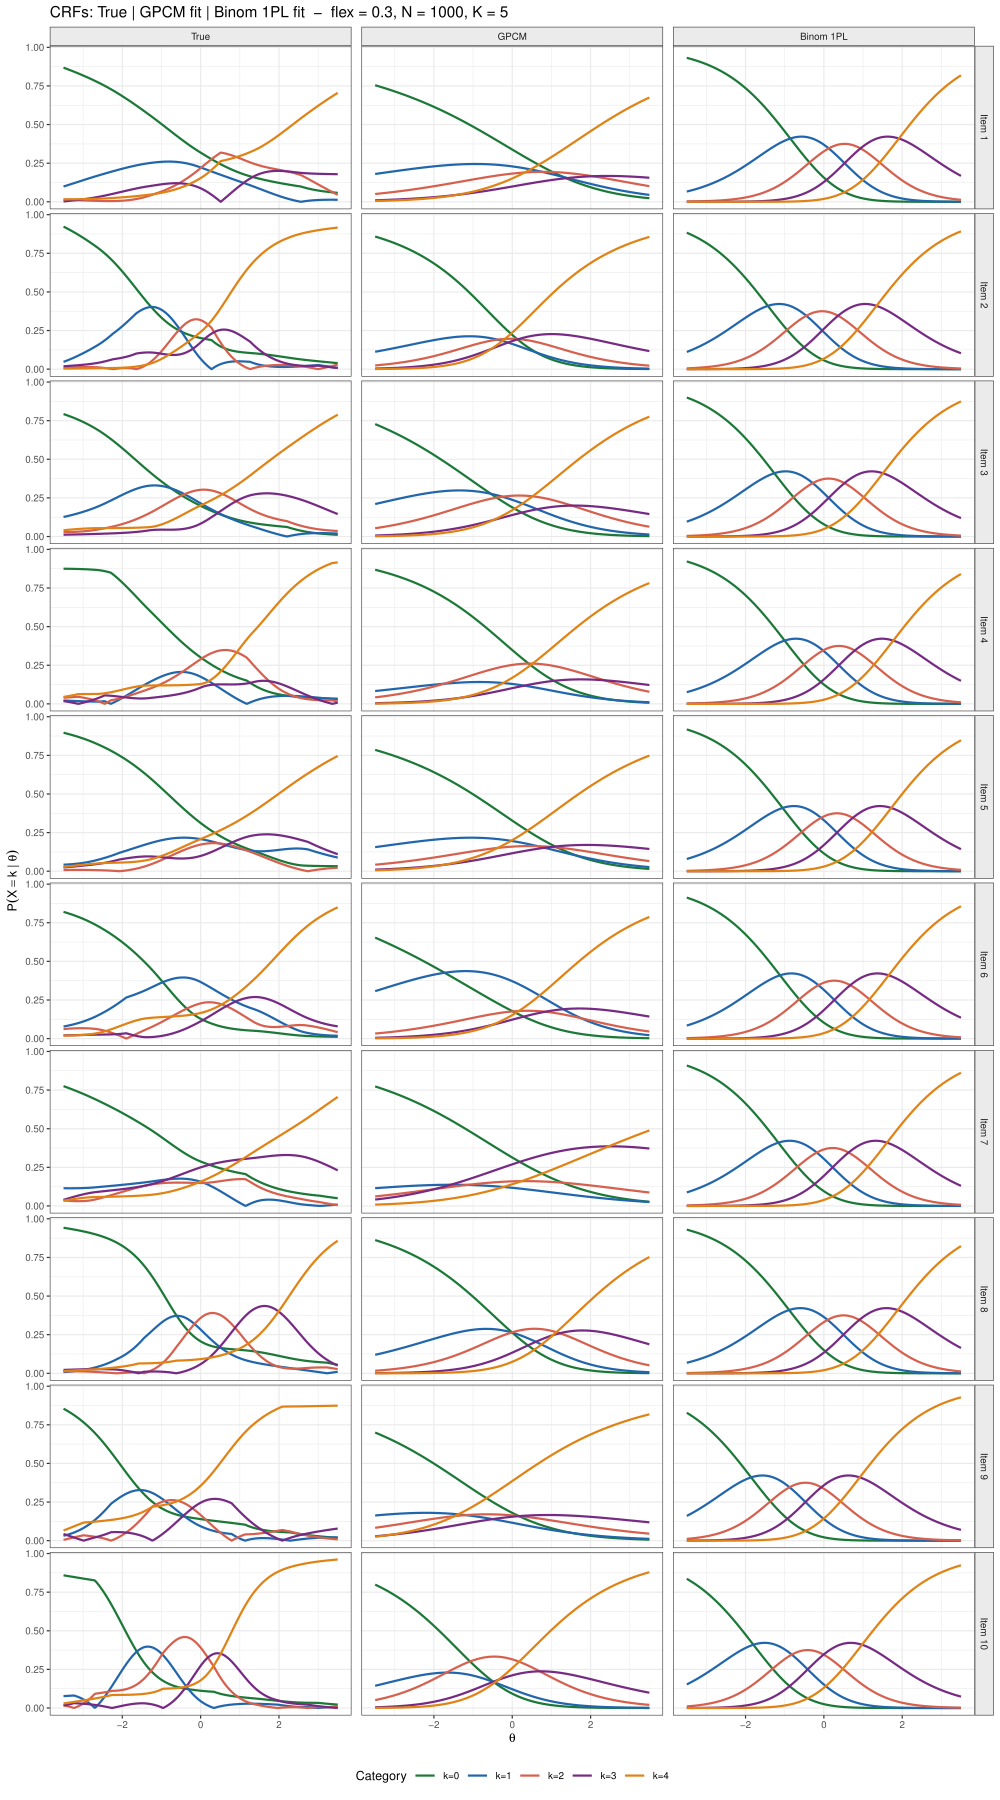

Reproduce this figure in R.
# src/diag_flex03_crfs.R
#
# Single-rep diagnostic at flex = 0.3.
# Generates NP DGP data, fits GPCM (mirt) and 1PL (GLM with EAP thetas),
# saves true + estimated params, and plots true vs estimated CRFs.
#
# Uses mirt for GPCM to match the actual analysis pipeline.
#
# Outputs:
#   src/diag_flex03_crfs.pdf   -- 10-item x 2-model CRF overlay
#   src/diag_flex03_data.rds   -- true params, fits, X_mat, thetas

suppressPackageStartupMessages({
  library(ggplot2)
  library(dplyr)
  library(tidyr)
  library(mirt)
})

# ── Parameters ────────────────────────────────────────────────────────────────
set.seed(42)
N_PERSONS       <- 1000L
N_ITEMS         <- 10L
K               <- 5L
FLEX            <- 0.3
LNORM_SDLOG     <- 0.5
THRESH_NOISE_SD <- 0.3
theta_g         <- seq(-3.5, 3.5, length.out = 301L)

# ── Model helpers ─────────────────────────────────────────────────────────────

gpcm_probs <- function(theta, a, b) {
  # b: length K-1 vector of thresholds
  K  <- length(b) + 1L
  ln <- matrix(0, nrow = length(theta), ncol = K)
  for (k in seq_len(K - 1L))
    ln[, k + 1L] <- ln[, k] + a * (theta - b[k])
  ln <- ln - apply(ln, 1, max)
  ex <- exp(ln); ex / rowSums(ex)
}

binom_probs <- function(theta, a, b, K) {
  p <- pmin(pmax(plogis(a * theta - b), 1e-10), 1 - 1e-10)
  outer(p, 0:(K - 1L), function(pp, k) dbinom(k, K - 1L, pp))
}

rand_mono_spline <- function(n_knots = 7L) {
  x_k <- seq(-4, 4, length.out = n_knots)
  y_k <- sort(runif(n_knots))
  splinefun(x_k, y_k, method = "monoH.FC")
}

np_probs <- function(theta, a_j, b_j, K, flex, splines_j) {
  n       <- K - 1L
  theta_c <- pmin(pmax(theta, -4), 4)
  gpcm_cat <- gpcm_probs(theta, a_j, b_j)
  gpcm_cum <- matrix(NA_real_, length(theta), n)
  for (k in seq_len(n))
    gpcm_cum[, k] <- 1 - rowSums(gpcm_cat[, seq_len(k), drop = FALSE])
  rand_cum <- matrix(NA_real_, length(theta), n)
  for (k in seq_len(n))
    rand_cum[, k] <- pmin(pmax(splines_j[[k]](theta_c), 0), 1)
  cum <- (1 - flex) * gpcm_cum + flex * rand_cum
  if (n > 1L) cum <- t(apply(cum, 1, sort, decreasing = TRUE))
  probs <- cbind(
    1 - cum[, 1],
    if (n > 1L) cum[, seq_len(n - 1L), drop = FALSE] -
                cum[, seq_len(n - 1L) + 1L, drop = FALSE],
    cum[, n]
  )
  pmax(probs, 1e-10)
}

# ── Generate data ──────────────────────────────────────────────────────────────
cat("Generating NP DGP data (flex =", FLEX, ")...\n")
theta_true <- rnorm(N_PERSONS)
shifts     <- runif(N_ITEMS, -1, 1)

true_params <- vector("list", N_ITEMS)
X_mat       <- matrix(NA_integer_, N_PERSONS, N_ITEMS)

for (j in seq_len(N_ITEMS)) {
  a_j       <- rlnorm(1L, meanlog = 0, sdlog = LNORM_SDLOG)
  b_j       <- seq(-1.5, 1.5, length.out = K - 1L) + shifts[j] +
               rnorm(K - 1L, 0, THRESH_NOISE_SD)
  splines_j <- lapply(seq_len(K - 1L), function(k) rand_mono_spline())

  probs_j <- np_probs(theta_true, a_j, b_j, K, FLEX, splines_j)
  probs_j <- probs_j / rowSums(probs_j)
  X_j     <- apply(probs_j, 1, function(p) sample.int(K, 1L, prob = p) - 1L)

  tries <- 0L
  while (length(unique(X_j)) < K && tries < 5L) {
    shifts[j]  <- runif(1, -1, 1)
    b_j        <- seq(-1.5, 1.5, length.out = K - 1L) + shifts[j] +
                  rnorm(K - 1L, 0, THRESH_NOISE_SD)
    splines_j  <- lapply(seq_len(K - 1L), function(k) rand_mono_spline())
    probs_j    <- np_probs(theta_true, a_j, b_j, K, FLEX, splines_j)
    probs_j    <- probs_j / rowSums(probs_j)
    X_j        <- apply(probs_j, 1, function(p) sample.int(K, 1L, prob = p) - 1L)
    tries      <- tries + 1L
  }

  true_params[[j]] <- list(a = a_j, b = b_j, splines = splines_j)
  X_mat[, j]       <- X_j
}

cat("Response distributions per item:\n")
for (j in 1:N_ITEMS)
  cat(sprintf("  Item %2d: %s\n", j,
              paste(table(factor(X_mat[,j], 0:(K-1))), collapse = "  ")))

cat("\nTrue discriminations (a_j):\n")
a_true <- sapply(true_params, `[[`, "a")
print(round(a_true, 3))

# ── Fit GPCM with mirt ────────────────────────────────────────────────────────
cat("\nFitting GPCM with mirt...\n")
X_df     <- as.data.frame(X_mat)
mod_gpcm <- mirt(X_df, 1, itemtype = "gpcm", verbose = FALSE)
theta_eap <- as.numeric(fscores(mod_gpcm, method = "EAP")[, 1])

# Extract per-item GPCM parameters (IRT parameterization)
gpcm_params <- lapply(seq_len(N_ITEMS), function(j) {
  p <- coef(mod_gpcm, IRTpars = TRUE)[[j]]
  list(a = as.numeric(p[1, "a"]),
       b = as.numeric(p[1, paste0("b", seq_len(K - 1L))]))
})

cat("GPCM discrimination estimates:\n")
print(round(sapply(gpcm_params, `[[`, "a"), 3))

# ── Fit 1PL with GLM (using EAP thetas) ──────────────────────────────────────
cat("\nFitting 1PL (GLM with EAP thetas)...\n")
binom_params <- lapply(seq_len(N_ITEMS), function(j) {
  df  <- data.frame(X = X_mat[, j], theta = theta_eap)
  mod <- glm(cbind(X, K - 1L - X) ~ offset(theta),
             data = df, family = binomial("logit"))
  list(a = 1.0, b = -coef(mod)[["(Intercept)"]])
})

cat("1PL b estimates:\n")
print(round(sapply(binom_params, `[[`, "b"), 3))

# ── Print parameter comparison ────────────────────────────────────────────────
cat("\nParameter comparison (true vs GPCM vs 1PL):\n")
cat(sprintf("%-4s  %-6s  %-6s  |  %-6s  %-6s  |  %-6s  %-6s  |  %-6s\n",
            "item","a_true","a_gpcm","b1_true","b1_gpcm","b4_true","b4_gpcm","b_1pl"))
for (j in seq_len(N_ITEMS)) {
  tp <- true_params[[j]]; gp <- gpcm_params[[j]]; bp <- binom_params[[j]]
  cat(sprintf("%-4d  %-6.3f  %-6.3f  |  %-6.3f  %-6.3f  |  %-6.3f  %-6.3f  |  %-6.3f\n",
              j, tp$a, gp$a, tp$b[1], gp$b[1], tp$b[K-1], gp$b[K-1], bp$b))
}

# ── Build CRF data ─────────────────────────────────────────────────────────────
cat("\nBuilding CRF data...\n")
crf_rows <- lapply(seq_len(N_ITEMS), function(j) {
  tp <- true_params[[j]]
  gp <- gpcm_params[[j]]
  bp <- binom_params[[j]]

  true_mat <- np_probs(theta_g, tp$a, tp$b, K, FLEX, tp$splines)
  gpcm_mat <- gpcm_probs(theta_g, gp$a, gp$b)
  b1pl_mat <- binom_probs(theta_g, bp$a, bp$b, K)

  bind_rows(
    as.data.frame(true_mat) |>
      setNames(paste0("k", 0:(K-1))) |>
      mutate(theta = theta_g, source = "True", item = j),
    as.data.frame(gpcm_mat) |>
      setNames(paste0("k", 0:(K-1))) |>
      mutate(theta = theta_g, source = "GPCM", item = j),
    as.data.frame(b1pl_mat) |>
      setNames(paste0("k", 0:(K-1))) |>
      mutate(theta = theta_g, source = "Binom 1PL", item = j)
  )
})

crf_df <- bind_rows(crf_rows) |>
  pivot_longer(starts_with("k"), names_to = "category", values_to = "prob") |>
  mutate(
    source   = factor(source, levels = c("True", "GPCM", "Binom 1PL")),
    item_lab = factor(paste0("Item ", item), levels = paste0("Item ", 1:N_ITEMS)),
    category = factor(category, levels = paste0("k", 0:(K-1)),
                      labels = paste0("k=", 0:(K-1)))
  )

# 3-column layout: True | GPCM | Binom 1PL — one clean set of curves per panel
plot_df <- crf_df |>
  mutate(panel = factor(source, levels = c("True", "GPCM", "Binom 1PL")))

# ── Plot ──────────────────────────────────────────────────────────────────────
cat_colors <- c("k=0" = "#1b7837", "k=1" = "#2166ac", "k=2" = "#d6604d",
                "k=3" = "#762a83", "k=4" = "#e08214")

p <- ggplot(plot_df,
            aes(x = theta, y = prob, colour = category, group = category)) +
  geom_line(linewidth = 0.75) +
  scale_colour_manual(values = cat_colors, name = "Category") +
  facet_grid(item_lab ~ panel) +
  labs(x = expression(theta), y = expression(P(X == k ~"|"~ theta)),
       title = sprintf(
         "CRFs: True | GPCM fit | Binom 1PL fit  —  flex = %.1f, N = %d, K = %d",
         FLEX, N_PERSONS, K)) +
  theme_bw(base_size = 9) +
  theme(legend.position  = "bottom",
        strip.background = element_rect(fill = "grey92"),
        panel.spacing.x  = unit(0.5, "lines"),
        panel.spacing.y  = unit(0.2, "lines"))

ggsave("src/diag_flex03_crfs.pdf", p, width = 10, height = 18)
message("Saved src/diag_flex03_crfs.pdf")

# ── Save data ──────────────────────────────────────────────────────────────────
saveRDS(
  list(true_params  = true_params,
       gpcm_params  = gpcm_params,
       binom_params = binom_params,
       theta_true   = theta_true,
       theta_eap    = theta_eap,
       X_mat        = X_mat,
       flex         = FLEX, K = K, N = N_PERSONS),
  "src/diag_flex03_data.rds"
)
message("Saved src/diag_flex03_data.rds")
